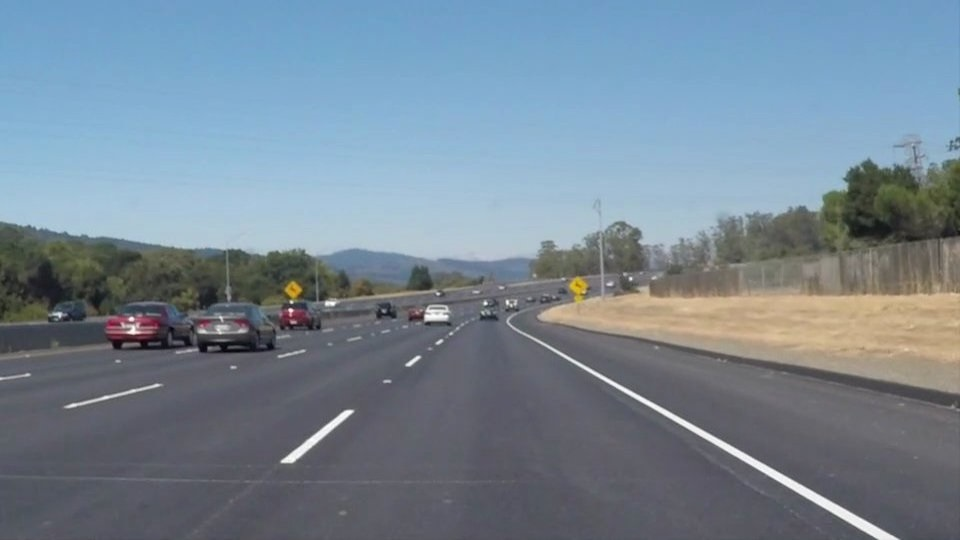
#> input picture 1.Finding Lane Lines Videos/color and region selection/solidWhiteCurve.jpg, 960 x 540 px
$ python 'Color selection.py'
#> lines starting #> are read from the running program, lines starting #| are printed output that depends on the picture; after the words box and inside, x2 and y2 are one past the last pixel; in counts of white or black regions, pixels touching at a corner belong together
import matplotlib.pyplot as plt
import matplotlib.image as mpimg
import numpy as np

# Read in the image
image = mpimg.imread('solidWhiteCurve.jpg')
#> image is the input picture: shape (540, 960, 3); mean R, G, B 118.5, 134.5, 148.1

# Grab the x and y size and make a copy of the image
ysize = image.shape[0]
#> ysize = 540
xsize = image.shape[1]
#> xsize = 960
color_select = np.copy(image)
plt.imshow(color_select)
plt.show()
# Define color selection criteria
###### MODIFY THESE VARIABLES TO MAKE YOUR COLOR SELECTION
red_threshold = 200
green_threshold = 200
blue_threshold = 200
######
rgb_threshold = [red_threshold, green_threshold, blue_threshold]

# Do a boolean or with the "|" character to identify
# pixels below the thresholds
thresholds = (image[:,:,0] < rgb_threshold[0]) \
            | (image[:,:,1] < rgb_threshold[1]) \
            | (image[:,:,2] < rgb_threshold[2])
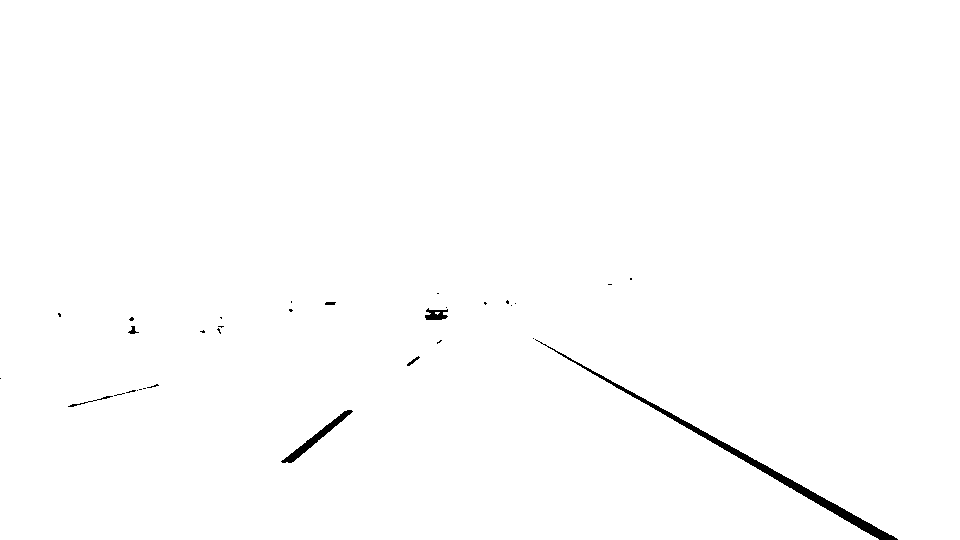
#> thresholds: shape (540, 960) bool; 99.4% white; 32 black regions (25 under 20 px), largest, box (x1, y1, x2, y2) and area: (535, 339, 898, 540) 2246, (281, 410, 353, 463) 563, (425, 308, 448, 320) 180
color_select[thresholds] = [0,0,0]
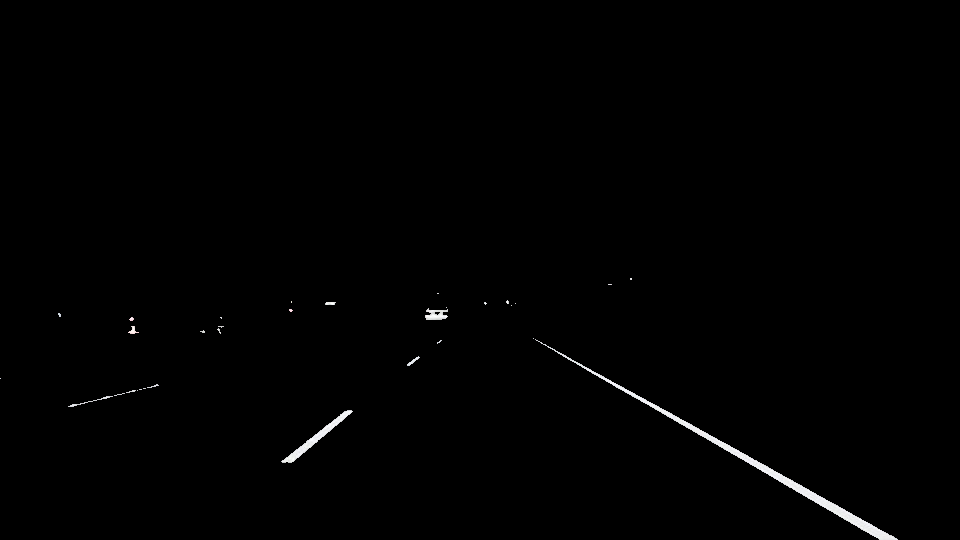
#> color_select: shape (540, 960, 3); mean R, G, B 1.5, 1.5, 1.5


# Display the image
plt.imshow(color_select)
plt.show()
# Uncomment the following code if you are running the code locally and wish to save the image
#mpimg.imsave("test-after.jpg", color_select)
